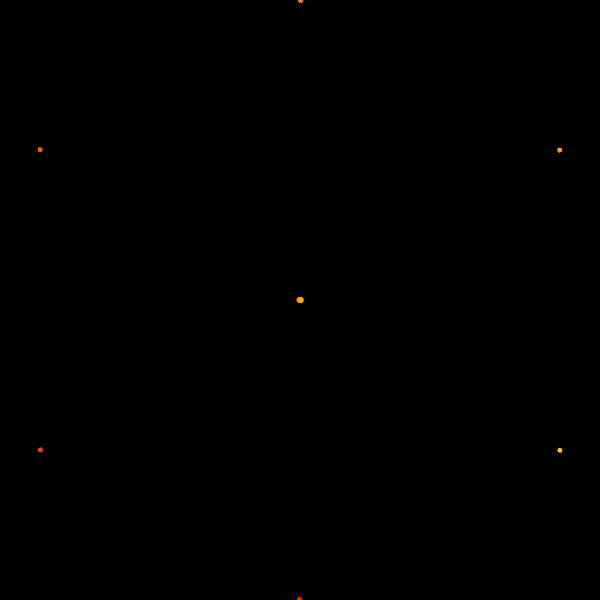
Frame 1 (no input)
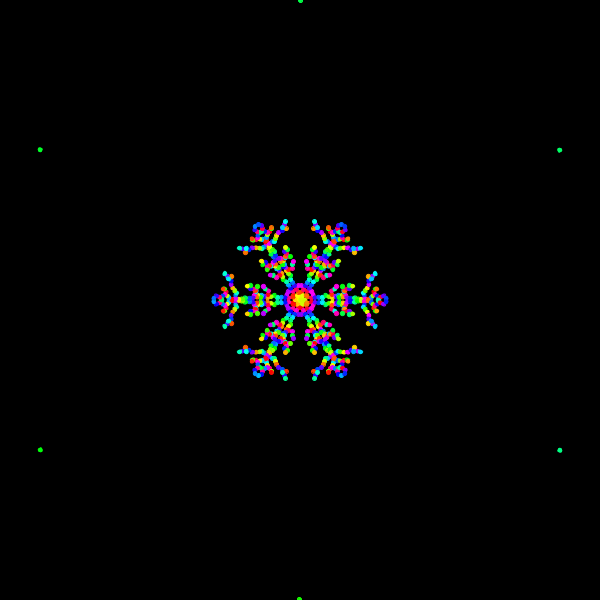
Frame 60 (the mouse pressed at the canvas centre just before this capture)
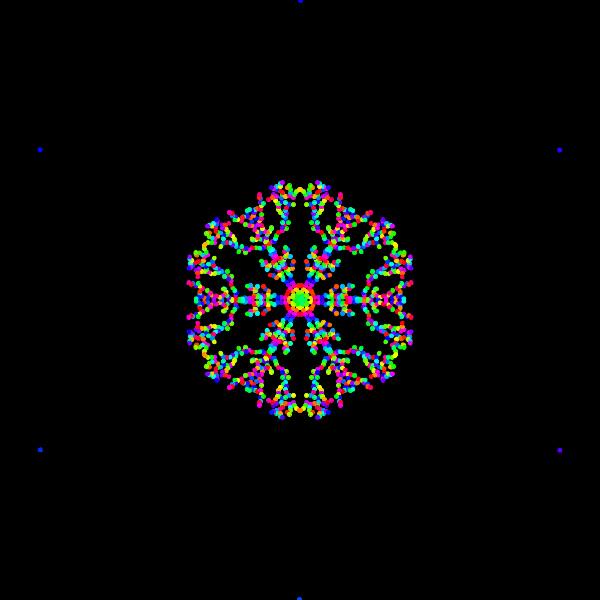
Frame 120 (the mouse held since frame 60 and released just before this capture)

The Processing sketch that drew these frames (run headless with seeded random() and noise(); from frame 60 on, the mouse is pressed at the canvas centre):

// Processing sketch: snowflakes
// ── snowflakes.pde
Particle current;
ArrayList<Particle> snowflake;
float hue = 0;
void setup() {
  size(600, 600);
  background(0);
  colorMode(HSB, 100);
  current = new Particle(width / 2, 0, hue);
  snowflake = new ArrayList<Particle>();
}

void draw() {
  hue = (hue + 0.5) % 100;
  translate(width/2, height/2);
  rotate(PI / 6);
  background(0);
  current.update();

  while (!current.finished() && !current.intersects(snowflake)) {
    current.update();
  }
  snowflake.add(current);
  current = new Particle(width / 2, 0, hue);
  for (int i = 0; i < 6; i++) {
    rotate(PI / 3);
    current.show();
    for (Particle s : snowflake) {
      s.show();
    }
    pushMatrix();
    scale(1, -1);
    current.show();
    for (Particle s : snowflake) {
      s.show();
    }
    popMatrix();
  }
}

// ── Particle.pde
class Particle {

  PVector pos = new PVector();
  float r;
  float hue;
  
  Particle(float x, float y, float h) {
    pos.x = x;
    pos.y = y;
    r = 2;
    hue = h;
  }

  void update() {
    pos.x -= 1;
    pos.y += random(-4, 4);
    
    float angle = pos.heading();
    angle = constrain(angle, 0, PI / 6);
    float mag = pos.mag();
    pos = new PVector().fromAngle(angle);
    pos.setMag(mag);
  }
  
  void show() {
    hue = (hue + 1) % 100;
    fill(hue, 255, 255);
    stroke(hue, 255, 255);
    ellipse(pos.x, pos.y, r * 2, r * 2);
  }
  
  boolean finished() {
    boolean result = false;
    result = pos.x < 1;
    return result;
  }
  
  boolean intersects(ArrayList<Particle> snowflake) {
    boolean result = false;
    for (Particle s : snowflake) {
       float d = dist(s.pos.x, s.pos.y, pos.x, pos.y);
       if (d <= 2 * r) {
         result = true;
         break;
       }
    }
    return result;
  }
}
